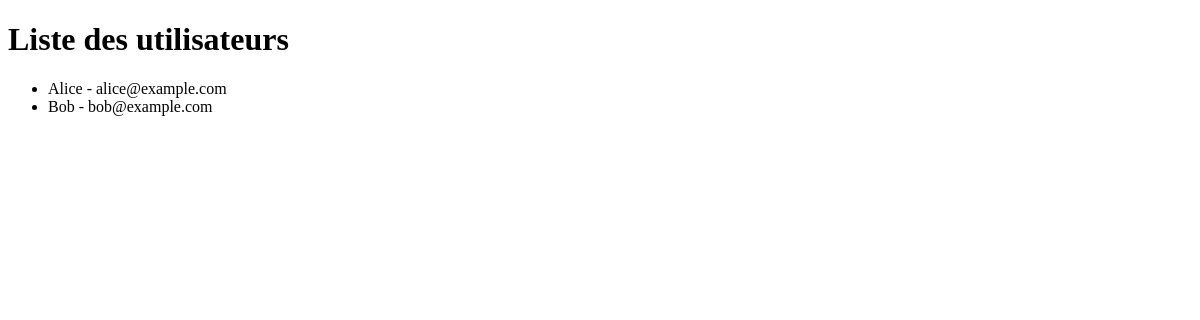
Before: / with the older database file.
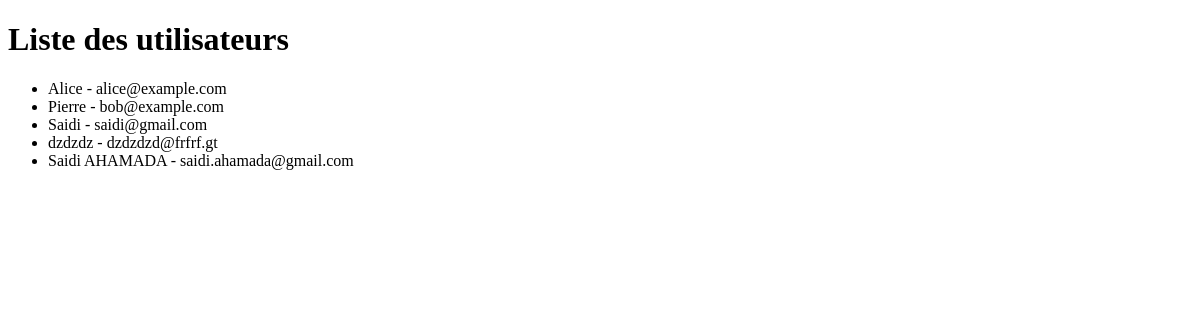
After: the same page with the newer database file.
### tables this page shows
CREATE TABLE user (
            id INTEGER PRIMARY KEY AUTOINCREMENT,
            name TEXT NOT NULL,
            email TEXT NOT NULL UNIQUE
        );

### app.py (the view)
@app.route('/')
def index():
    conn = get_db_connection()
    users = conn.execute('SELECT * FROM user').fetchall()
    conn.close()
    return render_template('index.html', users=users)

### app.py (called while the page is built)
def get_db_connection():
    conn = sqlite3.connect('database.db')
    conn.row_factory = sqlite3.Row
    return conn

### templates/index.html (shortened to what this page needs)
<!DOCTYPE html>
<html lang="en">
<head>
</head>
<body>
    <h1>Liste des utilisateurs</h1>
    <ul>
        {% for user in users %}
            <li>{{ user.name }} - {{ user.email }}</li>
        {% endfor %}
    </ul>
</body>
</html>

Changed rows visible on the page:
changed user "bob@example.com": name "Bob" → "Pierre"
added user: name "Saidi", email "saidi@gmail.com"
added user: name "dzdzdz", email "dzdzdzd@frfrf.gt"
added user: name "Saidi AHAMADA", email "saidi.ahamada@gmail.com"
